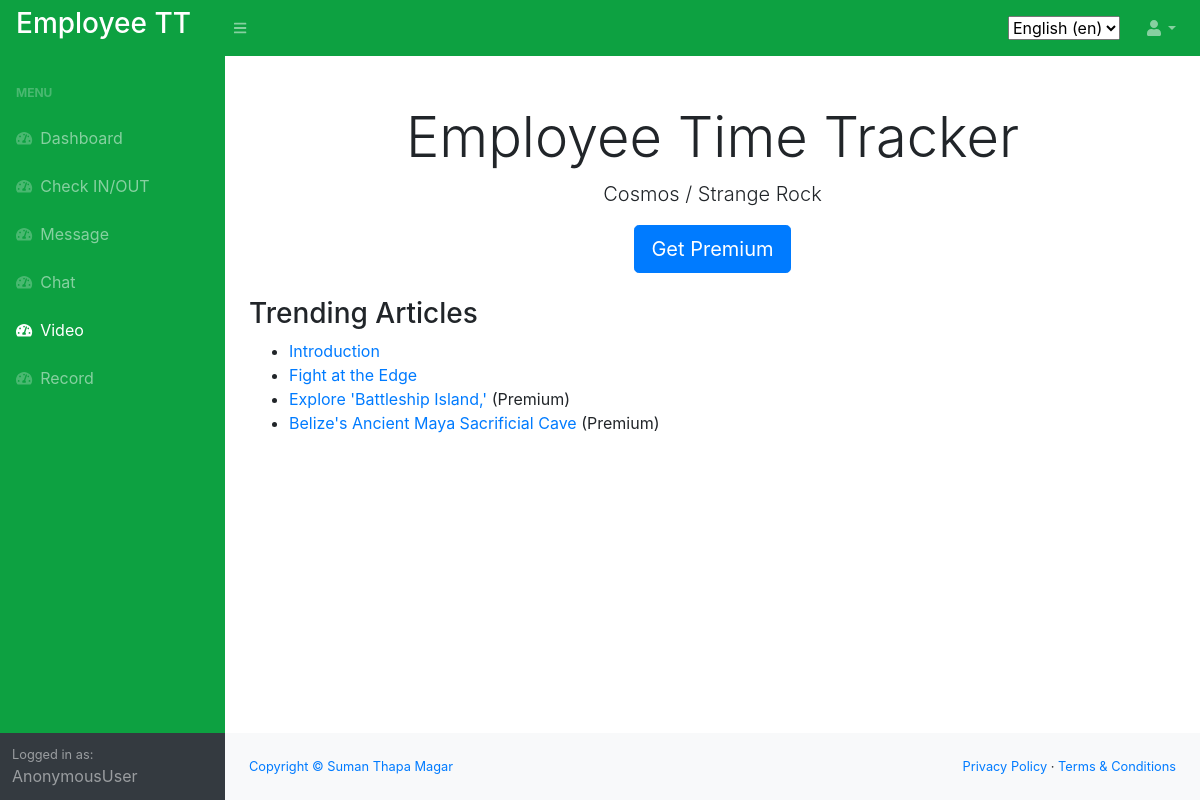
The page /en/video/ on the database as committed earlier.
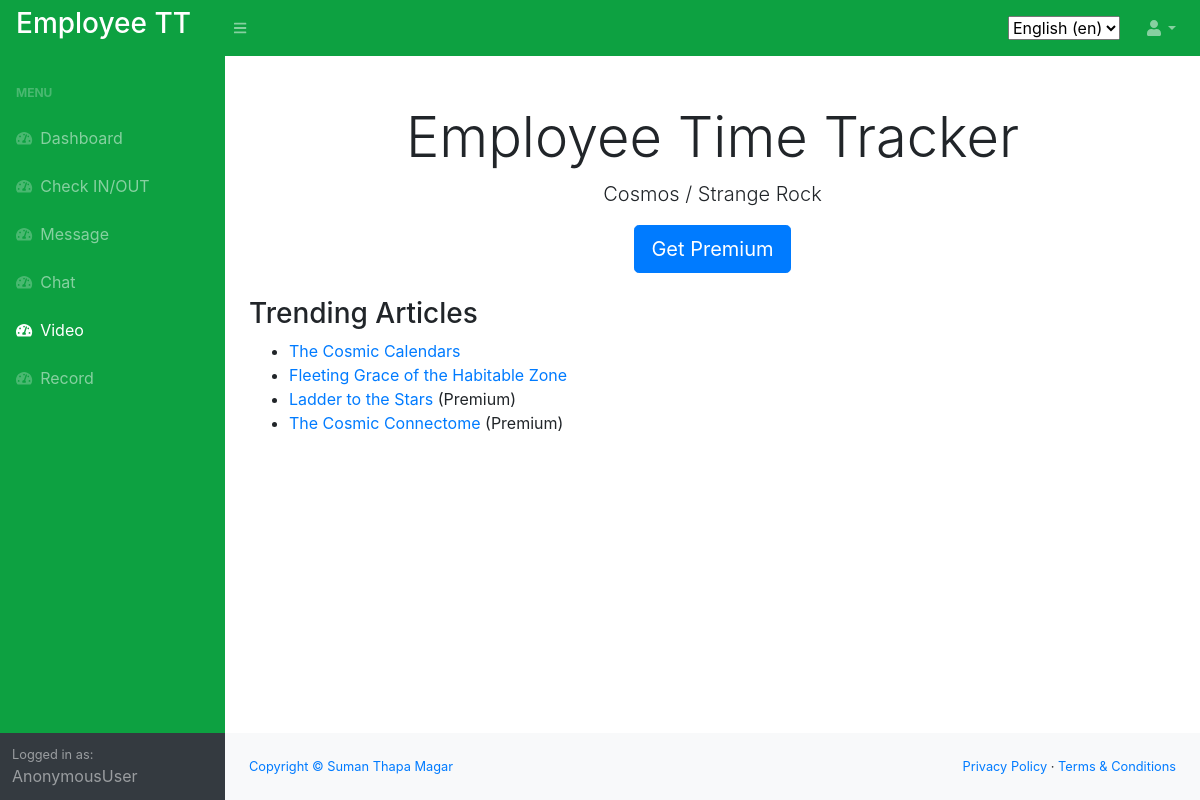
The same page on the database as committed later.
### video/models.py (models this page shows)
class VideoPlan(models.Model):
    title = models.CharField(max_length=255)
    desctiption = models.CharField(max_length=255)
    link = models.CharField(max_length=255)
    premium = models.BooleanField(default=True)

### video/views.py (the view)
# urls.py: path('', include('home.urls')),
def home(request):
    plans = VideoPlan.objects.all()
    return render(request, 'video/home.html', {'plans':plans})

### video/templates/video/home.html
{% extends 'home/main.html' %}
{% load i18n %}
{% block content %}
<div class="pricing-header px-3 py-3 pt-md-5 pb-md-4 mx-auto text-center">
    <h1 class="display-4">Employee Time Tracker</h1>
    <p class="lead">Cosmos / Strange Rock</p>
    <a href="{% url 'join' %}"><button type="button" class="btn btn-lg btn-primary">Get Premium</button></a>
  </div>
  <div class="container">
    <h3>Trending Articles</h3>
    <ul>
      {% for plan in plans.all %}
      <li>
          <a href="{% url 'plan' plan.id %}">{{ plan.title }}</a>
          {% if plan.premium == True %}
                (Premium)
            {% endif %}
        </li>
      {% endfor %}
    </ul>
  </div>
{% endblock %}

Rows that differ between the two databases and show on the page:
removed VideoPlan: title "Introduction"
added VideoPlan: title "The Cosmic Calendars"
changed VideoPlan: title "Fight at the Edge" → "Fleeting Grace of the Habitable Zone"
changed VideoPlan: title "Explore 'Battleship Island,'" → "Ladder to the Stars"
changed VideoPlan: title "Belize's Ancient Maya Sacrificial Cave" → "The Cosmic Connectome"
